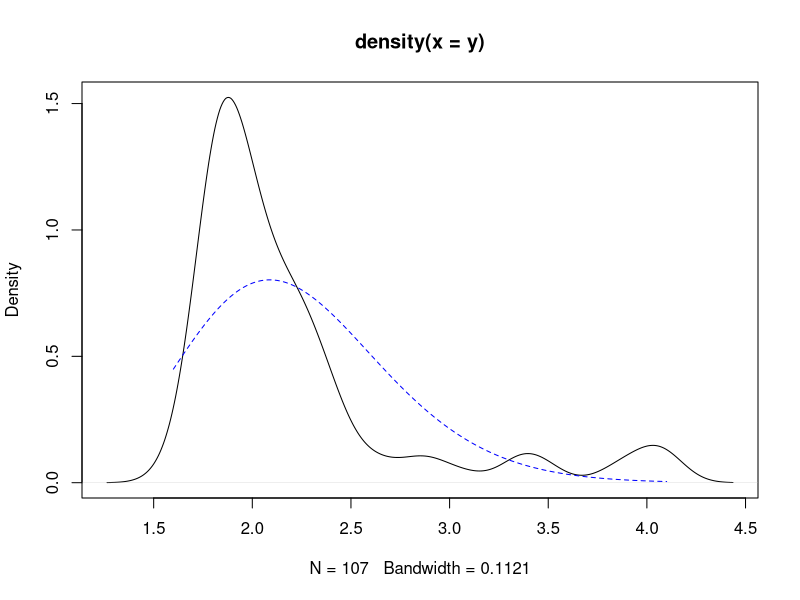
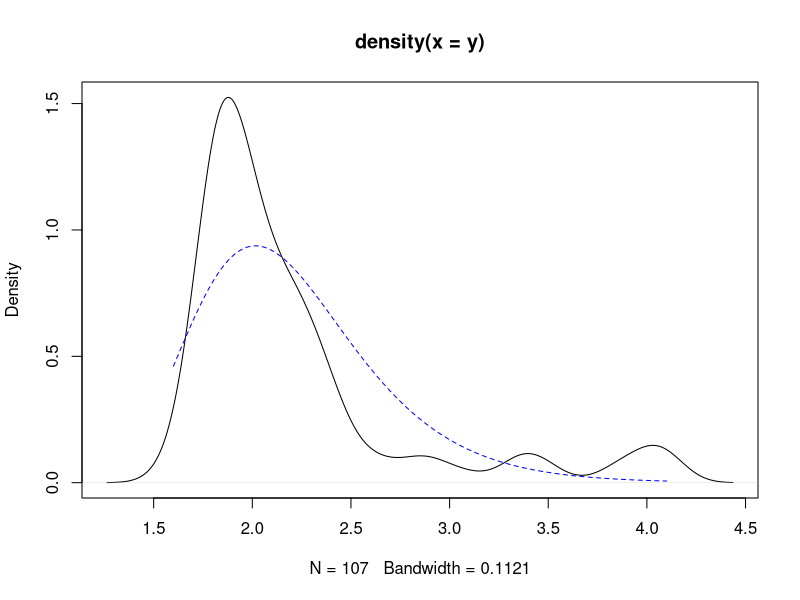
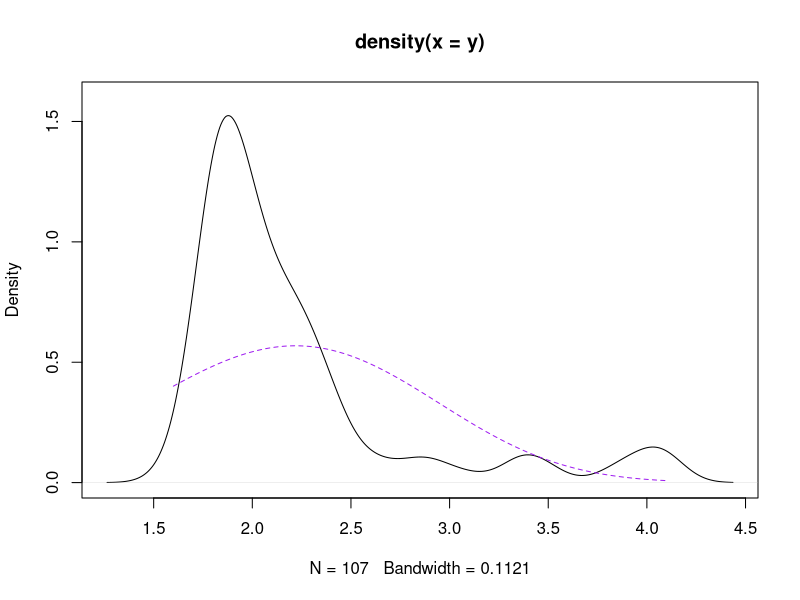
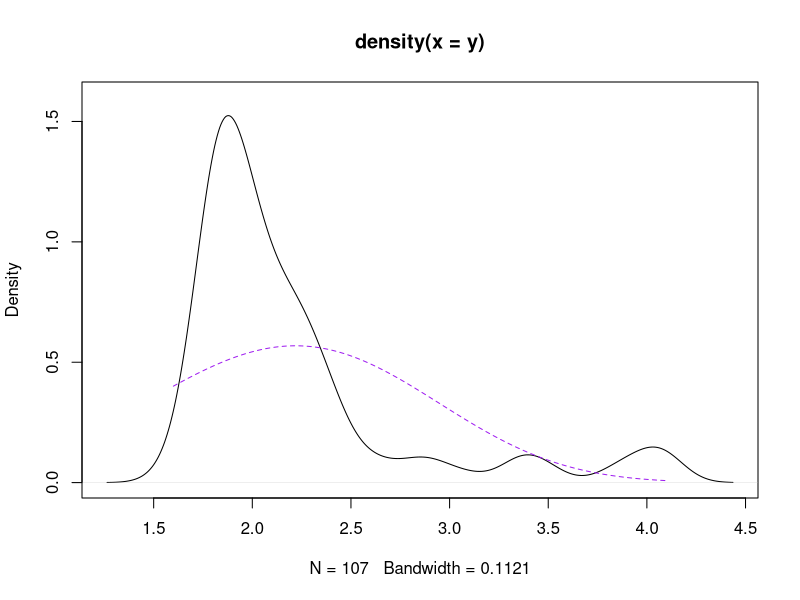
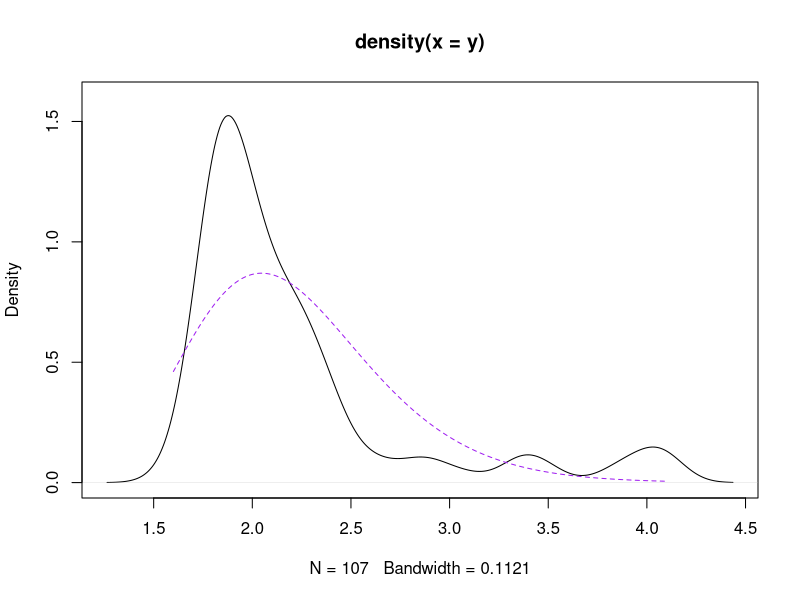

Write the R code that produced these figures, in order.
## ---- chunk 1
knitr::opts_chunk$set(echo = TRUE)
## ---- chunk 2
dinvgamma = function(x, shape, scale, log = FALSE) {
#scale is beta
#shape is alpha
y=1/x
out = dgamma(y,shape,rate=scale,log=TRUE)-2*log(x)
if(log){out}else{exp(out)}
}
dinvweibull = function(x, shape, rate = 1, log = FALSE) {
#shape is k
#rate is lambda
y=1/x
out = dweibull(y,shape,scale=rate,log=TRUE)-2*log(x)
if(log){out}else{exp(out)}
}
## ---- chunk 3
data(faithful); y = faithful$eruptions[faithful$waiting<71]
## ---- chunk 4
mle_gamma_shape_rate = function(y,vcov=TRUE){
  #takes advantage of scoping
  loglik_fun = function(theta){#scoping, looks for y one environment up
    alpha = theta[1]
    beta = theta[2]
    sum(dgamma(y,shape=alpha,rate=beta,log=TRUE))
  }
  loglik_fun_trans = function(theta){#scoping, looks for y one environment up
    alpha = exp(theta[1])
    beta = exp(theta[2])
    sum(dgamma(y,shape=alpha,rate=beta,log=TRUE))
  }
  #using optim to get MLE
  #we use the _trans function and then undo the transformation for the estimate without the transformation
  fit_trans = optim(c(0,0),loglik_fun_trans,control=list(fnscale=-1)) #scoping, looks for y one environment up
  fit = fit_trans
  fit$par[1] = exp(fit$par[1])
  fit$par[2] = exp(fit$par[2])
  names(fit$par) = c("alpha","beta") #NAMES ARE GOOD
  if(!vcov){
    return(list(theta=fit$par,loglik=fit$value))
  }else{
    #using optimHess to get the Hessian
    #we use the regular log-likelihood function
    fit_hess = optimHess(fit$par,loglik_fun)#scoping, looks for y one environment up
    #we convert the Hessian into a variance-covariance matrix
    #inversion is achieved using solve
    fit_vcov = solve(-fit_hess)
    rownames(fit_vcov) = colnames(fit_vcov) = names(fit$par)#NAMES ARE COPIED HERE
    return(list(theta=fit$par,loglik=fit$value,vcov=fit_vcov))
  }
}
# fit the MLE for the Gamma dist to data
fitted_mle_gamma = mle_gamma_shape_rate(y)
print(fitted_mle_gamma$loglik)
#fitting model
fitted_mle_gamma = mle_gamma_shape_rate(y) 
print(fitted_mle_gamma)

#plotting
plot(density(y))
y_vals_plot = seq(min(y),max(y),length.out = 1000)
dens_fitted_plot = dgamma(y_vals_plot,
                          shape=fitted_mle_gamma$theta["alpha"],
                          rate=fitted_mle_gamma$theta["beta"]
                          )
lines(dens_fitted_plot~y_vals_plot,lty=2,col="blue")
# alpha 98% conf.
est_alpha = fitted_mle_gamma$theta["alpha"]
var_est_alpha = fitted_mle_gamma$vcov["alpha","alpha"]
sd_est_alpha = sqrt(var_est_alpha)
ci_alpha = est_alpha + c(-1,1)*sd_est_alpha*qnorm(0.98)
print(ci_alpha)

# beta 98% conf.
est_beta = fitted_mle_gamma$theta["beta"]
var_est_beta = fitted_mle_gamma$vcov["beta","beta"]
sd_est_beta = sqrt(var_est_beta)
ci_beta = est_beta + c(-1,1)*sd_est_beta*qnorm(0.98)
print(ci_beta)
## ---- chunk 5
mle_invgamma_shape_rate = function(y,vcov=TRUE){
  #takes advantage of scoping
  loglik_fun = function(theta){#scoping, looks for y one environment up
    alpha = theta[1]
    beta = theta[2]
    sum(dinvgamma(y,shape=alpha,scale=beta,log=TRUE))
  }
  loglik_fun_trans = function(theta){#scoping, looks for y one environment up
    alpha = exp(theta[1])
    beta = exp(theta[2])
    sum(dinvgamma(y,shape=alpha,scale=beta,log=TRUE))
  }
  #using optim to get MLE
  #we use the _trans function and then undo the transformation for the estimate without the transformation
  fit_trans = optim(c(0,0),loglik_fun_trans,control=list(fnscale=-1)) #scoping, looks for y one environment up
  fit = fit_trans
  fit$par[1] = exp(fit$par[1])
  fit$par[2] = exp(fit$par[2])
  names(fit$par) = c("alpha","beta") #NAMES ARE GOOD
  if(!vcov){
    return(list(theta=fit$par,loglik=fit$value))
  }else{
    #using optimHess to get the Hessian
    #we use the regular log-likelihood function
    fit_hess = optimHess(fit$par,loglik_fun)#scoping, looks for y one environment up
    #we convert the Hessian into a variance-covariance matrix
    #inversion is achieved using solve
    fit_vcov = solve(-fit_hess)
    rownames(fit_vcov) = colnames(fit_vcov) = names(fit$par)#NAMES ARE COPIED HERE
    return(list(theta=fit$par,loglik=fit$value,vcov=fit_vcov))
  }
}
# fit the MLE for the invGamma dist to data
fitted_mle_invgamma = mle_invgamma_shape_rate(y)
print(fitted_mle_invgamma$loglik)
#fitting model
fitted_mle_invgamma = mle_invgamma_shape_rate(y) 
print(fitted_mle_gamma)

#plotting
plot(density(y))
y_vals_plot = seq(min(y),max(y),length.out = 1000)
dens_fitted_plot = dinvgamma(y_vals_plot,
                          shape=fitted_mle_invgamma$theta["alpha"],
                          scale=fitted_mle_invgamma$theta["beta"]
                          )
lines(dens_fitted_plot~y_vals_plot,lty=2,col="blue")
# alpha 98% conf.
est_alpha = fitted_mle_invgamma$theta["alpha"]
var_est_alpha = fitted_mle_invgamma$vcov["alpha","alpha"]
sd_est_alpha = sqrt(var_est_alpha)
ci_alpha = est_alpha + c(-1,1)*sd_est_alpha*qnorm(0.98)
print(ci_alpha)

# beta 98% conf.
est_beta = fitted_mle_invgamma$theta["beta"]
var_est_beta = fitted_mle_invgamma$vcov["beta","beta"]
sd_est_beta = sqrt(var_est_beta)
ci_beta = est_beta + c(-1,1)*sd_est_beta*qnorm(0.98)
print(ci_beta)
## ---- chunk 6
mle_weibull_shape_scale = function(y,vcov=TRUE){
  #takes advantage of scoping
  loglik_fun = function(theta){#scoping, looks for y one environment up
    k = theta[1]
    lambda = theta[2]
    sum(dweibull(y,shape=k,scale=lambda,log=TRUE))
  }
  loglik_fun_trans = function(theta){#scoping, looks for y one environment up
    k = exp(theta[1])
    lambda = exp(theta[2])
    sum(dweibull(y,shape=k,scale=lambda,log=TRUE))
  }
  #using optim to get MLE
  #we use the _trans function and then undo the transformation for the estimate without the transformation
  fit_trans = optim(c(0,0),loglik_fun_trans,control=list(fnscale=-1)) #scoping, looks for y one environment up
  fit = fit_trans
  fit$par[1] = exp(fit$par[1])
  fit$par[2] = exp(fit$par[2])
  names(fit$par) = c("k","lambda") #NAMES ARE GOOD
  if(!vcov){
    return(list(theta=fit$par,loglik=fit$value))
  }else{
    #using optimHess to get the Hessian
    #we use the regular log-likelihood function
    fit_hess = optimHess(fit$par,loglik_fun)#scoping, looks for y one environment up
    #we convert the Hessian into a variance-covariance matrix
    #inversion is achieved using solve
    fit_vcov = solve(-fit_hess)
    rownames(fit_vcov) = colnames(fit_vcov) = names(fit$par)#NAMES ARE COPIED HERE
    return(list(theta=fit$par,loglik=fit$value,vcov=fit_vcov))
  }
}

fit_shape_scale_w = mle_weibull_shape_scale(y)

est_k = fit_shape_scale_w$theta["k"]
var_est_k = fit_shape_scale_w$vcov["k","k"]
sd_est_k = sqrt(var_est_k)
ci_k = est_k + c(-1,1)*sd_est_k*qnorm(0.98)
print(ci_k)

est_lambda = fit_shape_scale_w$theta["lambda"]
var_est_lambda = fit_shape_scale_w$vcov["lambda","lambda"]
sd_est_lambda = sqrt(var_est_lambda)
ci_lambda = est_lambda + c(-1,1)*sd_est_lambda*qnorm(0.98)
print(ci_lambda)

plot(density(y),ylim=c(0,1.6))
y_vals_plot = seq(min(y),max(y),length.out = 1000)
dens_fitted_plot = dweibull(y_vals_plot,shape=fit_shape_scale_w$theta["k"],scale=fit_shape_scale_w$theta["lambda"])
lines(dens_fitted_plot~y_vals_plot,lty=2,col="purple")
## ---- chunk 7
mle_weibull_shape = function(y,vcov=TRUE){
  #takes advantage of scoping
  loglik_fun = function(theta){#scoping, looks for y one environment up
    k = theta[1]
    lambda = theta[2]
    sum(dinvweibull(y,shape=k,rate=lambda,log=TRUE))
  }
  loglik_fun_trans = function(theta){#scoping, looks for y one environment up
    k = exp(theta[1])
    lambda = exp(theta[2])
    sum(dinvweibull(y,shape=k,rate=lambda,log=TRUE))
  }
  #using optim to get MLE
  #we use the _trans function and then undo the transformation for the estimate without the transformation
  fit_trans = optim(c(0,0),loglik_fun_trans,control=list(fnscale=-1)) #scoping, looks for y one environment up
  fit = fit_trans
  fit$par[1] = exp(fit$par[1])
  fit$par[2] = exp(fit$par[2])
  names(fit$par) = c("k","lambda") #NAMES ARE GOOD
  if(!vcov){
    return(list(theta=fit$par,loglik=fit$value))
  }else{
    #using optimHess to get the Hessian
    #we use the regular log-likelihood function
    fit_hess = optimHess(fit$par,loglik_fun)#scoping, looks for y one environment up
    #we convert the Hessian into a variance-covariance matrix
    #inversion is achieved using solve
    fit_vcov = solve(-fit_hess)
    rownames(fit_vcov) = colnames(fit_vcov) = names(fit$par)#NAMES ARE COPIED HERE
    return(list(theta=fit$par,loglik=fit$value,vcov=fit_vcov))
  }
}

fit_shape_w = mle_weibull_shape(y)

est_k = fit_shape_w$theta["k"]
var_est_k = fit_shape_w$vcov["k","k"]
sd_est_k = sqrt(var_est_k)
ci_k = est_k + c(-1,1)*sd_est_k*qnorm(0.98)
print(ci_k)

est_lambda = fit_shape_w$theta["lambda"]
var_est_lambda = fit_shape_w$vcov["lambda","lambda"]
sd_est_lambda = sqrt(var_est_lambda)
ci_lambda = est_lambda + c(-1,1)*sd_est_lambda*qnorm(0.98)
print(ci_lambda)

plot(density(y),ylim=c(0,1.6))
y_vals_plot = seq(min(y),max(y),length.out = 1000)
dens_fitted_plot = dweibull(y_vals_plot,shape=fit_shape_scale_w$theta["k"],scale=fit_shape_scale_w$theta["lambda"])
lines(dens_fitted_plot~y_vals_plot,lty=2,col="purple")
## ---- chunk 8
mle_lnorm = function(y,vcov=TRUE){
  #takes advantage of scoping
  loglik_fun = function(theta){#scoping, looks for y one environment up
    mu = theta[1]
    sigma = theta[2]
    sum(dlnorm(y,mu,sigma,log=TRUE))
  }
  #log-likelihood for sigma=exp(theta[2])
  loglik_fun_trans = function(theta){#scoping, looks for y one environment up
    mu = theta[1]
    sigma = exp(theta[2])
    sum(dlnorm(y,mu,sigma,log=TRUE))
  }
  #using optim to get MLE
  #we use the _trans function and then undo the transformation for the estimate without the transformation
  fit_trans = optim(c(0,0),loglik_fun_trans,control=list(fnscale=-1)) #scoping, looks for y one environment up
  fit = fit_trans
  fit$par[2] = exp(fit$par[2])
  names(fit$par) = c("mu","sigma") #NAMES ARE GOOD
  if(!vcov){
    return(list(theta=fit$par,loglik=fit$value))
  }else{
    #using optimHess to get the Hessian
    #we use the regular log-likelihood function
    fit_hess = optimHess(fit$par,loglik_fun)#scoping, looks for y one environment up
    #we convert the Hessian into a variance-covariance matrix
    #inversion is achieved using solve
    fit_vcov = solve(-fit_hess)
    rownames(fit_vcov) = colnames(fit_vcov) = names(fit$par)#NAMES ARE COPIED HERE
    return(list(theta=fit$par,loglik=fit$value,vcov=fit_vcov))
  }
}

fit_lnorm = mle_lnorm(y)

est_mu = fit_lnorm$theta["mu"]
var_est_mu = fit_lnorm$vcov["mu","mu"]
sd_est_mu = sqrt(var_est_mu)
ci_mu = est_mu + c(-1,1)*sd_est_mu*qnorm(0.98)
print(ci_mu)

est_sigma = fit_lnorm$theta["sigma"]
var_est_sigma = fit_lnorm$vcov["sigma","sigma"]
sd_est_sigma = sqrt(var_est_sigma)
ci_sigma = est_sigma + c(-1,1)*sd_est_sigma*qnorm(0.98)
print(ci_sigma)

plot(density(y),ylim=c(0,1.6))
y_vals_plot = seq(min(y),max(y),length.out = 1000)
dens_fitted_plot = dlnorm(y_vals_plot,fit_lnorm$theta["mu"],fit_lnorm$theta["sigma"])
lines(dens_fitted_plot~y_vals_plot,lty=2,col="purple")
